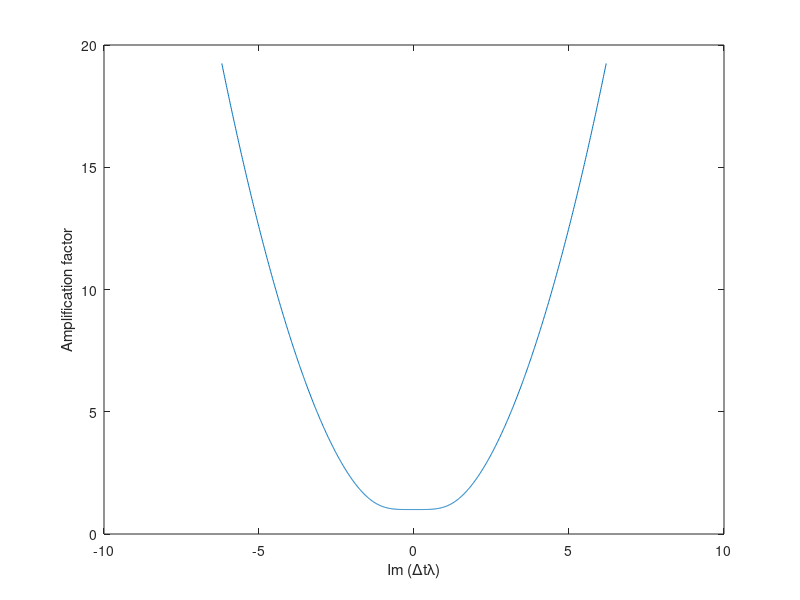

The MATLAB script that drew this image:
% Visualize the amplification factor along the imaginary axis
% Note: comment out or uncomment an appropriate line depending on which
% integrator you're interested in:

ylow =-6.2; yhigh= 6.2;
n=1000;
% Here it is done much more efficiently and succinctly
y = linspace(ylow,yhigh,n);
x =0*y;
dtlambda = x + 1i*y;


% Here comment out or uncomment an appropriate line depending on which
% integrator you're interested in:
% Modified Euler
z = abs(1 + dtlambda + 0.5*dtlambda.^2);
% % Backward Euler
% z = 1./abs(1 - dtlambda);
% % Trapezoidal
% z = abs(1 + dtlambda/2)./abs(1 - dtlambda/2);
% % Forward Euler
% z = abs(1 + dtlambda);
% % Fourth order explicit Runge-Kutta
% z = abs(1+ dtlambda.^1/1+ ...
%      dtlambda.^2/2+ dtlambda.^3/6+ dtlambda.^4/24)
% % Trapezoidal
% z = abs(1 + dtlambda/2)./abs(1 - dtlambda/2);
% Implicit Modified Euler
% z = abs(1./(1 - dtlambda + 0.5*dtlambda.^2));

plot(y,z)
hold on
xlabel ('Im (\Delta{t}\lambda)')
ylabel ('Amplification factor')
